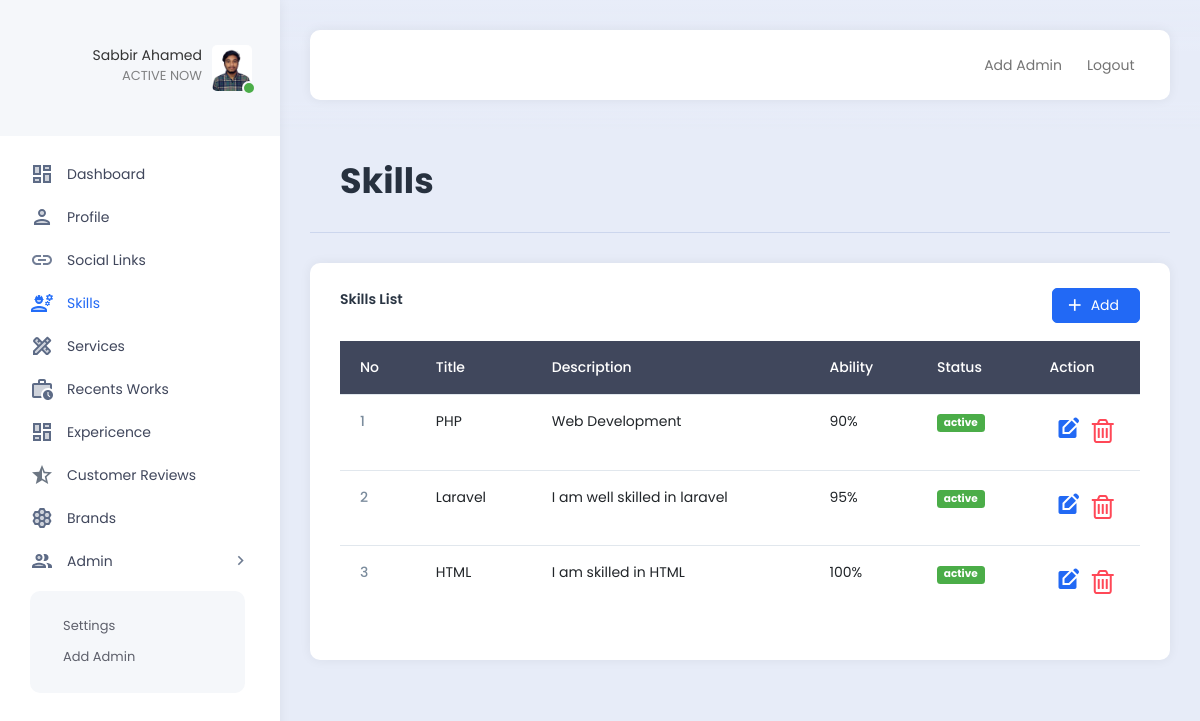
Page /admin/skills.php (signed in) on the committed database.
### tables this page shows
CREATE TABLE `skills` (
  `id` int NOT NULL,
  `name` varchar(100) NOT NULL,
  `descrption` varchar(200) NOT NULL,
  `ability` varchar(10) NOT NULL DEFAULT '100%',
  `status` varchar(200) NOT NULL DEFAULT 'deactive'
);

### admin/skills.php (the view)
<?php
include ("config/database_conn.php");
include ("extends/header.php");
$skill_list_query = "SELECT * FROM skills";
$skills = mysqli_query($db,$skill_list_query);
?>
<div class="row">
    <div class="col">
        <div class="page-description">
            <h1>Skills</h1>
        </div>
    </div>
</div>
<div class="row">
    <div class="col">
        <div class="card">
            <div class="card-header">
                <div class="d-grid gap-2 d-flex justify-content-between">
                <p>Skills List</p>
                <form action="addskills.php" method="POST">
                    <button name="editbtn" class="btn btn-primary"><i class="material-icons">add</i>Add</button>
                </form>
                </div>
            </div>
            <div class="card-body">
            <div class="example-content">
            <table class="table">
        <thead class="table-dark">
            <tr>
                <th scope="col">No</th>
                <th scope="col">Title</th>
                <th scope="col">Description</th>
                <th scope="col">Ability</th>
                <th scope="col">Status</th>
                <th scope="col">Action</th>
            </tr>
        </thead>
        <tbody>
            <tr>
            <?php
            $num = 1;
            foreach ($skills as $skill) {?>
                <th scope="row"><?= $num++?></th>
                <td><?=($skill['name'])?></td>
                <td><?=($skill['descrption'])?></td>
                <td><?=($skill['ability'])?></td>
                <td>
                <a href="menuScript/skills.php?statusid=<?= $skill['id'] ?>" class="<?= ($skill['status'] == 'deactive') ? 'badge bg-danger' : 'badge bg-success' ?> text-white"><?= $skill['status'] ?></a>
                </td>
                <td>
                        <div class="d-flex justify-content-around align-items-center">
                            <a href="editSkills.php?editid=<?= $skill['id'] ?>" class="text-primary fa-2x">
                            <i class="material-icons">edit_square</i>
                            </a>
                            <a href="menuScript/skills.php?deleteid=<?= $skill['id'] ?>" class="text-danger fa-2x">
                                <i class="fa fa-trash-o"></i>
                            </a>
                        </div>
                    </td>
                </tr>
            <?php }?>
        </tbody>
    </table>
</div>
            </div>
        </div>
    </div>
</div>

### admin/extends/header.php (shortened to what this page needs)
<?php
include ("config/database_conn.php");
     $explode = explode('/', $_SERVER['PHP_SELF']);
     $id = $_SESSION["author_id"];
     $link = end($explode);
     $adimg_query = "SELECT * FROM admins WHERE id='$id'";
     $conection = mysqli_query($db, $adimg_query);
     $user = mysqli_fetch_assoc($conection);
?>
<!DOCTYPE html>
<html lang="en">
<head>
    <link rel="stylesheet" href="https://cdnjs.cloudflare.com/ajax/libs/font-awesome/4.7.0/css/font-awesome.css" />
    <link href="assets/plugins/bootstrap/css/bootstrap.min.css" rel="stylesheet">
    <link href="assets/plugins/perfectscroll/perfect-scrollbar.css" rel="stylesheet">
    <link href="assets/plugins/pace/pace.css" rel="stylesheet">
    <link href="assets/css/main.min.css" rel="stylesheet">
    <link href="assets/css/custom.css" rel="stylesheet">
</head>
<body>
    <div class="app align-content-stretch d-flex flex-wrap">
        <div class="app-sidebar">
            <div class="logo">
                <a href="index.html" class="logo-icon"><span class="logo-text">SAVALON TECHNOLOGIES</span></a>
                <div class="sidebar-user-switcher user-activity-online">
                    <a href="#">
                    <?php if ($user['image'] == 'default.png') { ?>
                        <img src="../assets/images/profile/default/default.png" alt="img">
                        <?php }else{  ?>
                        <img src="assets\images\profile/uploads/<?= $user['image'] ?>">
                        <?php } ?>
                        <span class="activity-indicator"></span>
                        <span class="user-info-text"><?= $_SESSION["author_name"] ?><br><span class="user-state-info">ACTIVE NOW</span></span>
                    </a>
                </div>
            </div>
            <div class="app-menu">
                <ul class="accordion-menu">
                    <li class="<?= $link == 'index.php'?'active-page':''?>">
                        <a href="index.php" class="active"><i class="material-icons-two-tone">dashboard</i>Dashboard</a>
                    </li>
                    <li class="<?= $link == 'profile.php'?'active-page':''?>">
                        <a href="profile.php" class="active"><i class="material-icons-two-tone">person</i>Profile</a>
                    </li>
                    <li class="<?= $link == 'links.php'?'active-page':''?>">
                        <a href="links.php" class="active"><i class="material-icons-two-tone">link</i>Social Links</a>
                    </li>
                    <li class="<?= $link == 'skills.php'?'active-page':''?>">
                        <a href="skills.php" class="active"><i class="material-icons-two-tone">engineering</i>Skills</a>
                    </li>
                    <li class="<?= $link == 'services.php'?'active-page':''?>">
                        <a href="services.php" class="active"><i class="material-icons-two-tone">design_services</i>Services</a>
                    </li>
                    <li class="<?= $link == 'recent_works.php'?'active-page':''?>">
                        <a href="recent_works.php" class="active"><i class="material-icons-two-tone">work_history</i>Recents Works</a>
                    </li>
                    <li class="<?= $link == 'experience.php'?'active-page':''?>">
                        <a href="experience.php" class="active"><i class="material-icons-two-tone">dashboard</i>Expericence</a>
                    </li>
                    <li class="<?= $link == 'customer_reviews.php'?'active-page':''?>">
                        <a href="customer_reviews.php" class="active"><i class="material-icons-two-tone">star_half</i>Customer Reviews</a>
                    </li>
                    <li class="<?= $link == 'brands.php'?'active-page':''?>">
                        <a href="brands.php" class="active"><i class="material-icons-two-tone">hive</i>Brands</a>
                    </li>
                    <li>
                        <a href=""><i class="material-icons-two-tone">people</i>Admin<i class="material-icons has-sub-menu">keyboard_arrow_right</i></a>
                        <ul class="sub-menu">
                            <li>
                                <a href="settings.php">Settings</a>
                            </li>
                            <li>
                                <a href="add_admin.php">Add Admin</a>
                            </li>
                        </ul>
                    </li>
                </ul>
            </div>
        </div>
        <div class="app-container">
            <div class="app-header">
                <nav class="navbar navbar-light navbar-expand-lg">
                    <div class="container-fluid">
                        <div class="d-flex">
                            <ul class="navbar-nav">
                                <li class="nav-item hidden-on-mobile">
                                    <a class="nav-link " href="add_admin.php">Add Admin</a>
                                </li>
                                <li class="nav-item hidden-on-mobile">
                                    <a class="nav-link" href="extends/logout.php">Logout</a>
                                </li>
                            </ul>
                        </div>
                    </div>
                </nav>
            </div>
            <div class="app-content">
                <div class="content-wrapper">

### rows in the picture
skills: name "PHP", descrption "Web Development", ability "90%", status "active"
skills: name "Laravel", descrption "I am well skilled in laravel", ability "95%", status "active"
skills: name "HTML", descrption "I am skilled in HTML", ability "100%", status "active"

### other values in the picture
$_SESSION["author_name"] "Sabbir Ahamed"
